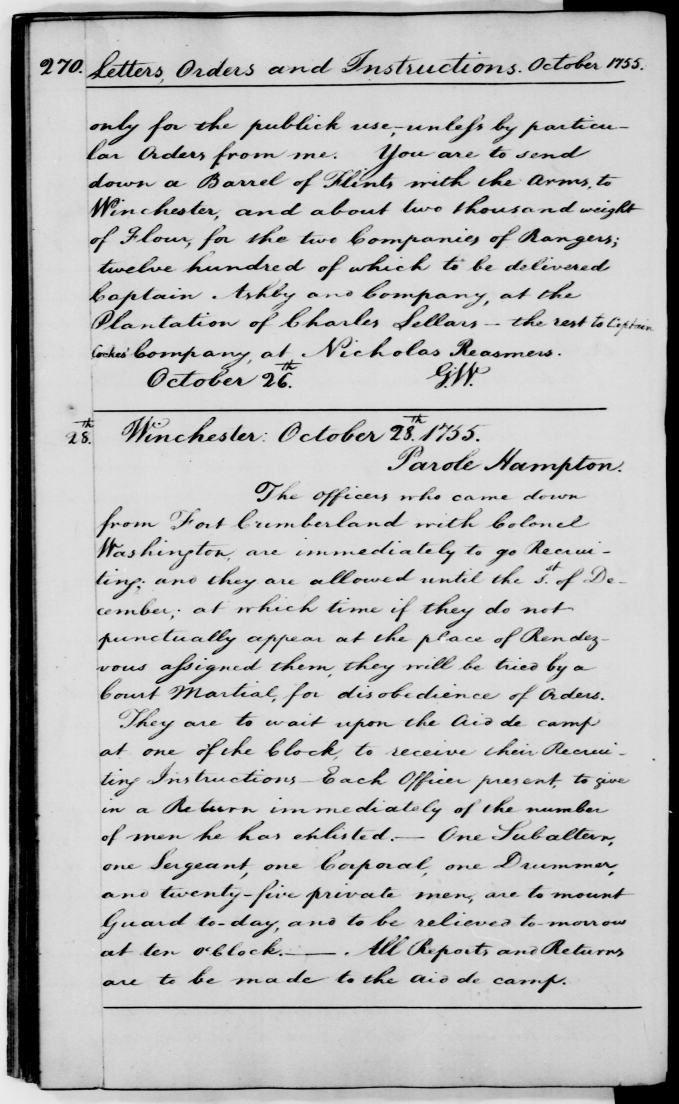
#> input picture Keyword Spotting/images/270.jpg, 2035 x 3311 px (shown at 1/3 size); its folder holds 8 pictures in this run; the run also reads 2 pictures not shown here
$ jupyter execute --allow-errors Competition.ipynb
#> lines starting #> are read from the running program, lines starting #| are printed output that depends on the picture; after the words box and inside, x2 and y2 are one past the last pixel; in counts of white or black regions, pixels touching at a corner belong together
### Keyword Spotting/keyword_spotting_lib.py
from PIL import Image, ImageDraw
import xml.etree.ElementTree as ET
import numpy as np
import os

from fastdtw import fastdtw
from scipy.spatial.distance import euclidean

# [7 lines left out: function remove_pt, not called in this run]


def mapping():
    with open("ground-truth/transcription.txt", "r") as t:
        # mapping "position -> word" (not the other way around since word may not be unique)
        pos_to_word = {name: remove_pt(word) for (name, word) in [l.strip().split(" ") for l in t]}
        print(pos_to_word)
        # get all page numbers
        pages = {k.split("-", 1)[0] for k in pos_to_word.keys()}
        # construct a dict like this: {"270": {"270-01-01": 0, "270-01-02": 1, ...}, "271": ...}
        pos_to_index = {p: {
            k: j for (j, k) in enumerate(sorted([
                i for i in pos_to_word.keys() if i.startswith(p)
            ]))} for p in pages}

    # [7 lines left out: function f, not called in this run]

    return f


word_to_index = mapping()


# [50 lines left out: functions parse_svg, cut_word, crop_images, get_dist, not called in this run]


def dist_mat(a, b):
    return np.array([[get_dist(i, j) for j in b] for i in a])


# [11 lines left out: function contours, not called in this run]

### Keyword Spotting/Competition.ipynb
[cell 1]
from PIL import Image, ImageDraw
from skimage.filters import threshold_otsu, threshold_sauvola  # I am not quite sure yet if otsu is the best binarization
import numpy as np
from IPython.display import display
from fastdtw import fastdtw
from scipy.spatial.distance import euclidean
import os
import pickle
from sklearn.metrics import auc
import matplotlib.pyplot as plt

#> (the rest of this cell did not finish here and is left out)

[cell 2]
images_path = "images"
imgs_comp = {f: np.array(Image.open(f"images/{f}")) for f in os.listdir(images_path)}
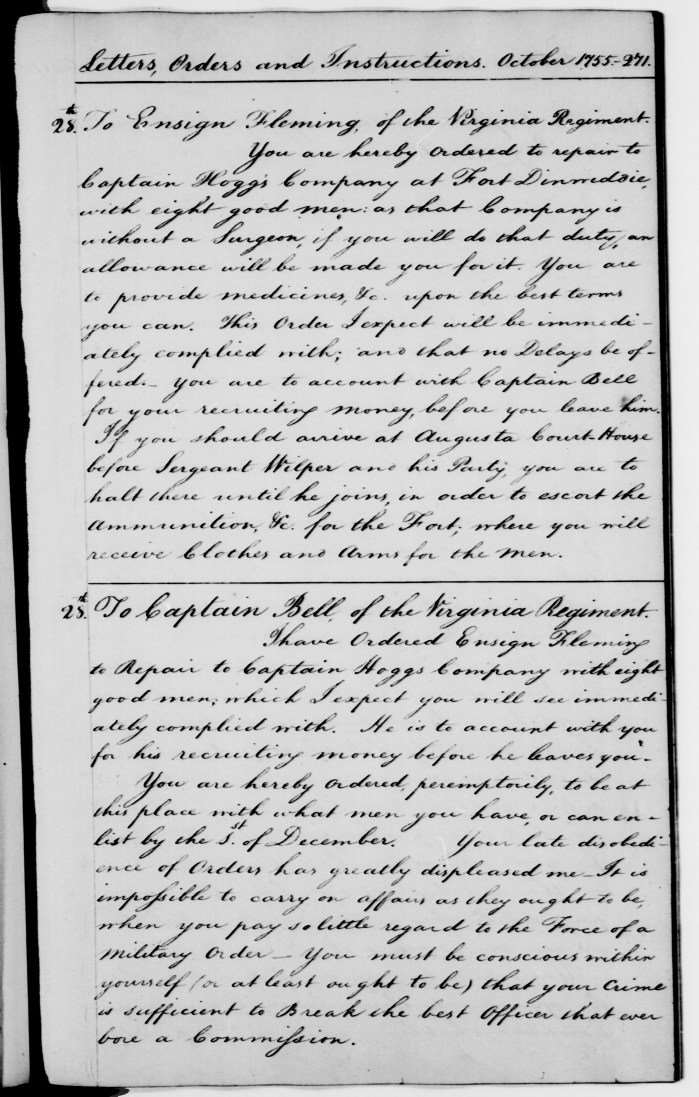
#> input picture Keyword Spotting/images/271.jpg, 2095 x 3289 px (shown at 1/3 size)
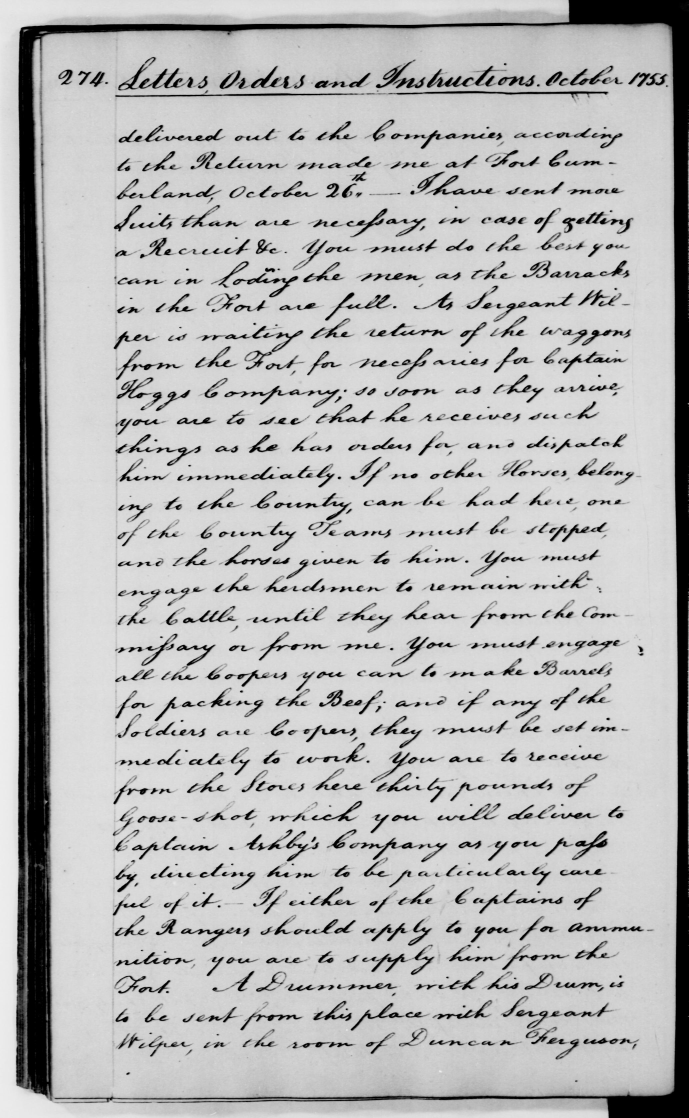
#> input picture Keyword Spotting/images/274.jpg, 2065 x 3353 px (shown at 1/3 size)
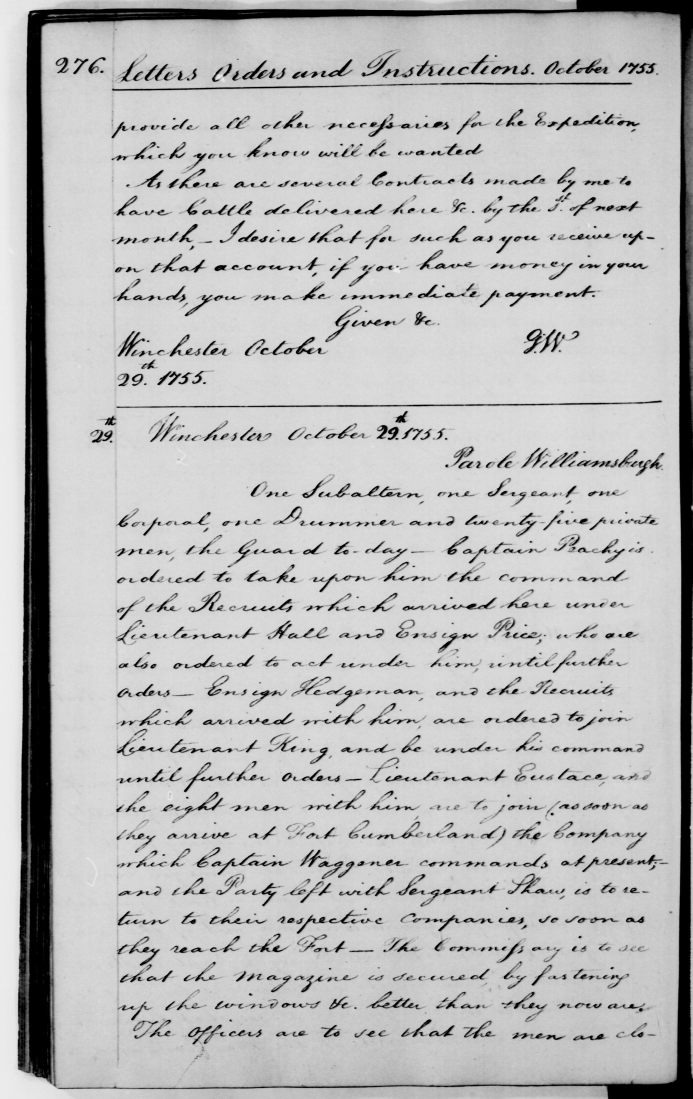
#> input picture Keyword Spotting/images/276.jpg, 2077 x 3295 px (shown at 1/3 size)
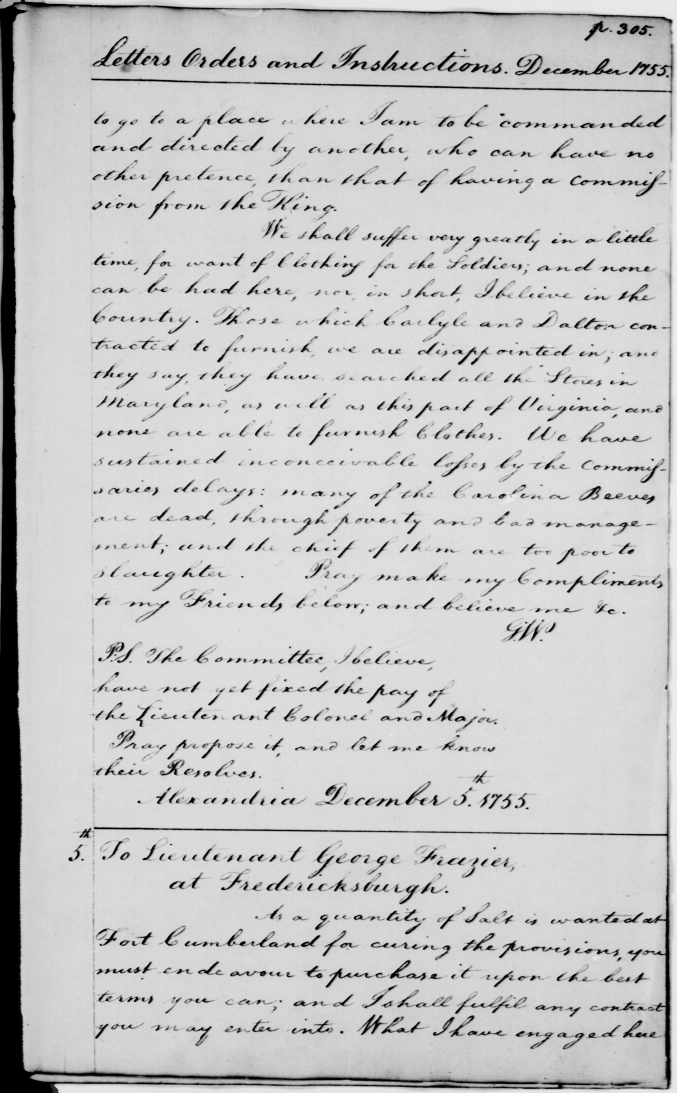
#> input picture Keyword Spotting/images/305.jpg, 2029 x 3277 px (shown at 1/3 size)
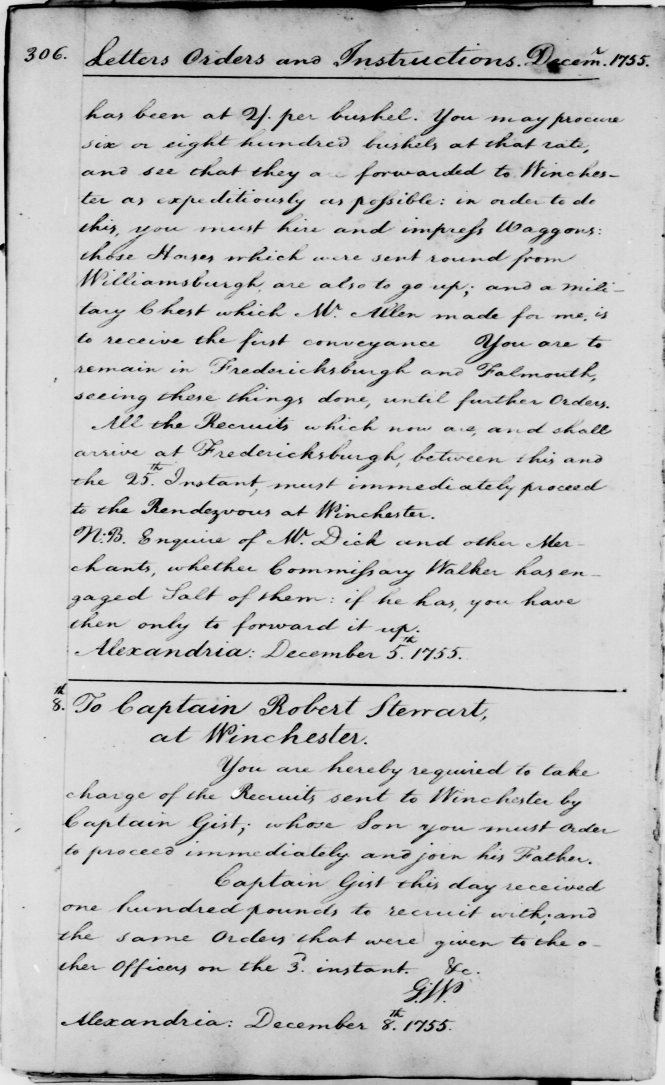
#> input picture Keyword Spotting/images/306.jpg, 1993 x 3253 px (shown at 1/3 size)
#> imgs_comp = 8 items

[cell 3]
def binarize(i, t):
    """Binarize an image (as numpy array) using the given threshold."""

    thresholded_im = np.zeros(i.shape)
    thresholded_im[i >= t] = 1
    return thresholded_im

binarized_imgs_comp = {k: binarize(v, threshold_otsu(v)) for (k, v) in imgs_comp.items()}
#> binarized_imgs_comp = 8 items

[cell 4]
Image.fromarray(binarized_imgs_comp["305.jpg"].astype('uint8')*255)
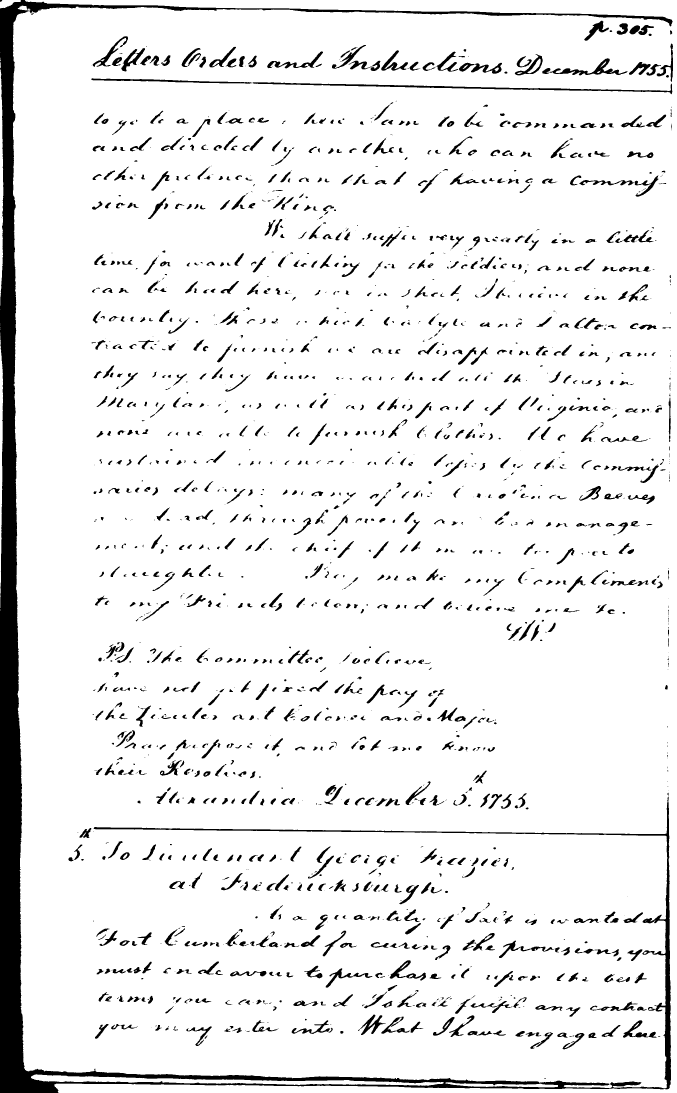
#> Out: PIL image 2029x3277 L (shown at 1/3 size); 92.3% white; 1922 black regions (527 under 20 px), largest, box (x1, y1, x2, y2) and area: (0, 0, 2018, 3277) 230554, (757, 247, 2017, 283) 6271, (1649, 175, 1883, 226) 2778

[cell 5]
def crop_images(imgs):
    locations_path = "competition_data/ground-truth"
    polygons = {f: parse_svg(f"{locations_path}/{f}") for f in os.listdir(locations_path)}

    # cut out every word for every image
    return {
        name: [
            cut_word(Image.fromarray(img.astype('uint8')*255), pol)
                for pol in polygons[f"{name.replace('jpg', 'svg')}"]
        ] for (name, img) in imgs.items()
    }


#> (the rest of this cell did not finish here and is left out)

#> (a cell that did not finish here is left out)

[cell 7]
def resize(img, width=200):
    return img.resize((width, img.size[1]))

#> (the rest of this cell did not finish here and is left out)

#> (a cell that did not finish here is left out)

[cell 9]
# [7 lines left out: function remove_pt, not called in this run]

def mapping():
    with open("competition_data/task/keywords.txt", "r") as t:
        # mapping "position -> word" (not the other way around since word may not be unique)
#> (reads Keyword Spotting/task/keywords.txt from the repository)
